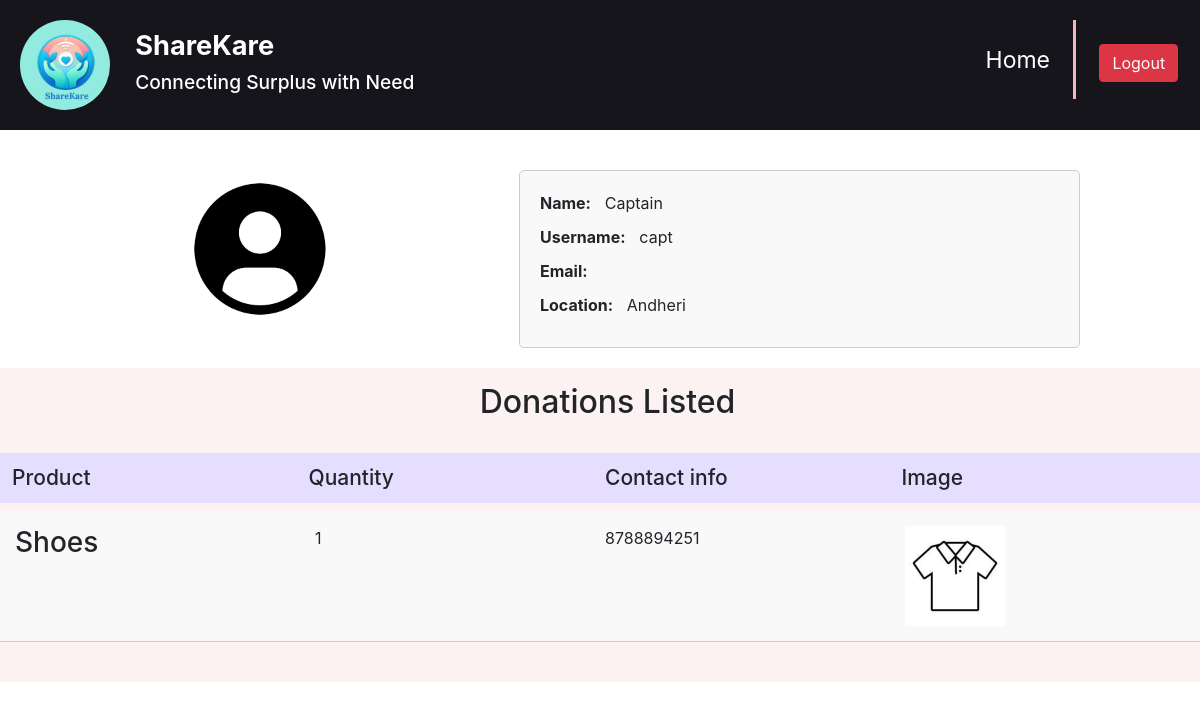
Screenshot of /userprofile/ (signed in) with the database file from the repository.
### home/models.py (models this page shows, shortened)
class Donor(models.Model):
    user = models.OneToOneField(User, on_delete=models.CASCADE)
    location = models.CharField(max_length=255)
    latitude = models.FloatField(null=True, blank=True)
    longitude = models.FloatField(null=True, blank=True)

class Donation(models.Model):
    user = models.ForeignKey(User, on_delete=models.CASCADE)
    other_products = models.TextField(max_length=100)
    phone_number = models.CharField(max_length=15)
    product_quantity = models.IntegerField()
    product_images = models.ImageField(upload_to="images/")

### home/views.py (the view)
# urls.py: path('userprofile/', views.user_profile, name='userprofile'),
@login_required
def user_profile(request):
    return render(request, 'userprofile.html')

### templates/userprofile.html (shortened to what this page needs)
<!DOCTYPE html>
{% load static %}
<html lang="en">
<head>
    <link rel="stylesheet" href="{% static "css/ngo_prof.css" %}"/>
    <link href="https://cdn.jsdelivr.net/npm/bootstrap@5.3.3/dist/css/bootstrap.min.css" rel="stylesheet">
    <link href="https://maxcdn.bootstrapcdn.com/bootstrap/4.5.2/css/bootstrap.min.css" rel="stylesheet">
</head>
<body>
    <header>
        <div class="m_container">
            <div id="left">
                <div>
                    <img src="{% static "images/ShareKare.png" %}" id="logo" alt="ShareCare Logo">
                </div>
                <div id="lrig">
                        <h1>ShareKare</h1>
                        <h3>Connecting Surplus with Need</h3>
                </div>
            </div>
            <div id="right">
                <nav>
                    <ul>
                        <div id="profile"><a href="{% url 'home' %}" id="linkprofile">Home</a></div>
                    </ul>
                </nav>
            </div>
            <div class="vl"></div>
            <div id="user1">
                <a id ="link" href="{% url 'logout' %}"><button class="btn btn-danger" onclick="logout()">Logout</button></a>
            </div>
        </div>
    </header>
    <div class="ngo-details-section">
        <div class="ngo-image">
            <img id="userimg" src="{% static "images/userlogo.png" %} " alt="{{ request.user.username }} ">
        </div>
        <div class="ngo-information">
            <p><strong>Name: </strong>{{ request.user.first_name }}</p>
            <p><strong>Username: </strong>{{ request.user.username }}</p>
            <p><strong>Email: </strong>{{ request.user.email }}</p>
            <p><strong>Location: </strong>{{ request.user.donor.location }}</p>
        </div>
    </div>
    <div class="donations-section">
        <div id="headin"><div id="txthead"><h2 align="center">Donations Listed</h2></div></div>
        <br>
        <h2>
            <div id="headitems">
                <div class="colhead">Product</div>
                <div class="colhead">Quantity</div>
                <div class="colhead">Contact info</div>
                <div class="colhead">Image</div>
            </div>
        </h2>
        {% for donation in user.donation_set.all %}
        <div class="donation-item {% cycle 'even' 'odd' %}">
            <div class="column">
                <h3>{{ donation.other_products }}</h3>
            </div>
            <div class="column" id="quant">
                <p> {{ donation.product_quantity }}</p>
            </div>
            <div class="column">
                <p>{{ donation.phone_number }}</p>
            </div>
            <div class="column" id="quant">
                <a href="{{ donation.product_images.url }}" target="_blank">
                    <img src="{{ donation.product_images.url }}" alt="{{ donation.other_products }}" class="donation-image">
                </a>
            </div>
        </div>
        {% empty %}
        <br>
        <p><strong>No donations made yet.</strong></p>
        {% endfor %}
    </div>
</body>
</html>

### static/css/ngo_prof.css (style rules this page uses)
* { margin: 0; padding: 0; box-sizing: border-box; height: auto; }
body { font-family: 'Arial', sans-serif; background-color: #ffffff; overflow-x: hidden; }
#left h1 { font-size: 1.7rem; }
#left h3 { font-size: 1.2rem; }
#lrig { margin-top: 2%; }
.m_container { top: 0; max-width: 1600px; margin: 0 auto; padding: 0 20px; display: flex; flex-wrap: wrap; justify-content: center; gap: 2% }
#logo { height: 90px; width: 90px; border-radius: 50%; }
#left { display: flex; flex: 1; gap: 5%; }
#right { flex: 1; text-align: right; margin-top: 1%; }
.vl { border-left: 3px solid rgb(242, 183, 183); height: auto; margin-bottom: 1%; }
#user1 { margin-right: 1%; margin-top: 1.7%; width: 69px; height: 35px; text-align: center; padding-top: 4px; border-radius: 10%; }
#link { color: white; font-size: 1.2rem; }
header { background-color: #17151c; color: #fff; padding: 20px 0; top: 0; height: fit-content; }
header h1 { font-size: 24px; font-weight: bold; }
nav ul { list-style: none; }
#profile { margin-top: 2.5%; font-size: 23px; }
#linkprofile { text-decoration:none; color: white; }
.ngo-information { margin-top: 20px; padding: 20px; border: 1px solid #ccc; border-radius: 5px; background-color: #f9f9f9; max-height: 450px; overflow-y: auto; margin-right: 60px; }
.ngo-information p { margin-bottom: 10px; line-height: 1.5; }
.ngo-information strong { margin-right: 10px; }
.ngo-details-section { display: flex; justify-content: space-between; align-items: center; padding: 20px 0; margin-right: 60px; flex-wrap: wrap; }
.ngo-details-section .ngo-image { flex: 1; text-align: center; }
.ngo-details-section .ngo-image img { border-radius: 5px; }
.ngo-details-section .ngo-information { flex: 1; padding-left: 20px; }
.donations-section { width: 100%; background-color: #fcf2f2; padding-bottom: 40px; }
.donation-item { display: flex; justify-content: space-between; padding: 10px; border-bottom: 1px solid #ccc; }
.donation-item.even { background-color: #f9f9f9; }
.column { flex: 1; padding: 5px; }
#txthead { padding-top: 15px; margin-left: 15px; }
#headitems { display: flex; justify-content: space-around; background-color: #e6deff; padding: 7px; font-size: 21px; }
.colhead { padding: 5px; flex: 1; }
#quant { margin-left: 10px; }
.donation-image { width: 100px; height: auto; }
#userimg { width: 150px; }

### rows the page displays
Donation: other_products "Shoes", product_quantity "1", phone_number "8788894251", product_images (picture)

### other values shown
{{ request.user.first_name }} "Captain"
{{ request.user.username }} "capt"
{{ request.user.donor.location }} "Andheri"
